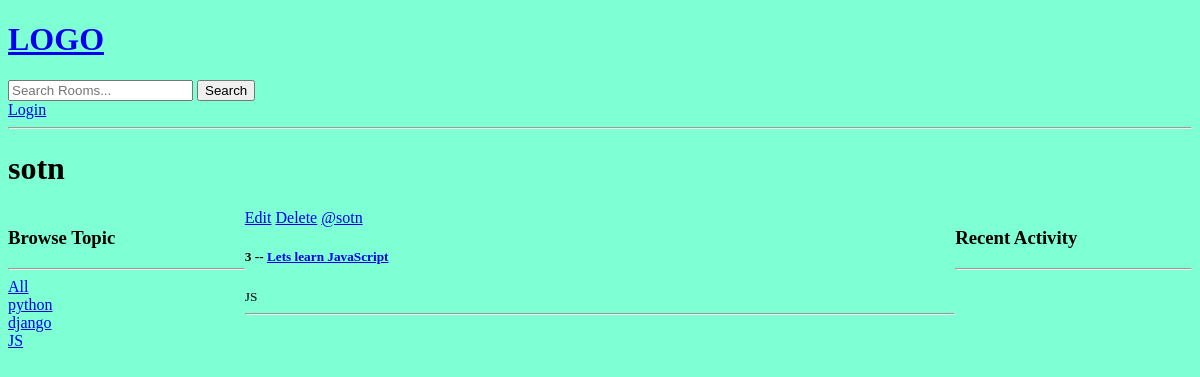
The app's page /profile/3, older data.
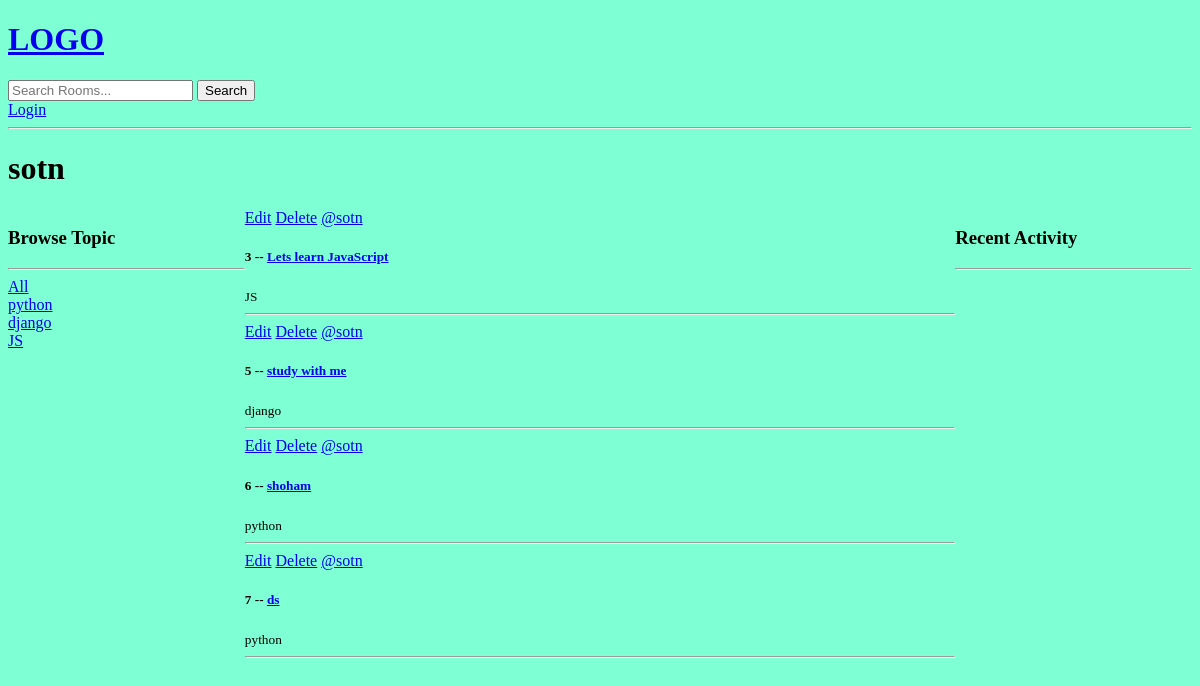
The same page, newer data.
### base/models.py (models this page shows, shortened)
class Topic(models.Model):
    name = models.CharField(max_length=200)

class Room(models.Model):
    host = models.ForeignKey(User, on_delete=models.SET_NULL, null=True)
    topic = models.ForeignKey(Topic, on_delete=models.SET_NULL, null=True)
    name = models.CharField(max_length=200)
    description = models.TextField(null=True, blank=True)
    participants = models.ManyToManyField(User, related_name='participants', blank=True)
    updated = models.DateTimeField(auto_now=True)
    created = models.DateTimeField(auto_now_add=True)
    class Mata:
        ordering = ['-updated', '-created']

### base/views.py (the view)
# urls.py: path('profile/<str:pk>', views.userProfile, name="user-profile"),
def userProfile(request, pk):
    user = User.objects.get(id=pk)
    rooms = user.room_set.all()
    room_messages = user.massage_set.all()
    topics = Topic.objects.all()
    context = {'user': user, 'rooms': rooms,
               'room_messages': room_messages, 'topics': topics}
    return render(request, 'base/profile.html', context)

### base/templates/base/profile.html (shortened to what this page needs)
{% extends 'main.html' %}
{% block content %}
    <h1>{{ user.username }}</h1>
    <div class="profile-container">
        <div>
            {% include 'base/topics_component.html' %}
        </div>
        <div>
            {% include 'base/feed_component.html' %}
        </div>
         <div>
            {% include 'base/activity_component.html' %}
        </div>
    </div>
{% endblock content %}

### templates/main.html (shortened to what this page needs)
<!DOCTYPE html>
{% load static %}
<html>
<head>
    <link rel="stylesheet" type="text/css" media="screen" href="{% static 'styles/main.css' %}">
</head>
<body>
{% include 'navbar.html' %}
{% block content %}
{% endblock %}
</body>
</html>

### templates/navbar.html
<a href="/">
    <h1>LOGO</h1>
</a>
<form method="get" action="{% url 'home' %}">
    <input type="text" name="q" placeholder="Search Rooms...">
    <button type="submit">Search</button>
</form>
{% if request.user.is_authenticated %}
    <p>Hello, {{ request.user.username }}!</p>
    <a href="{% url 'logout' %}">Logout</a>
{% else %}
    <a href="{% url 'login' %}">Login</a>
{% endif %}
<hr>

### base/templates/base/topics_component.html
<div>
    <h3>Browse Topic</h3>
    <hr>
    <div>
        <a href="{% url 'home' %}">All</a>
    </div>
    {% for topic in topics %}
        <div>
            <a href="{% url 'home' %}?q={{ topic.name }}">{{ topic.name }}</a>
        </div>
    {% endfor %}
</div>

### base/templates/base/feed_component.html
<div>
    {% for room in rooms %}
        <div>
            {% if room.host == user %}
                <a href="{% url 'update-room' room.id %}">Edit</a>
                <a href="{% url 'delete-room' room.id %}">Delete</a>
            <a href="{% url 'user-profile' room.host.id %}">@{{ room.host.username }}</a>
            <h5>{{ room.id }} -- <a href="{% url 'room' room.id %}">{{ room.name }}</a></h5>
            <small>{{ room.topic.name }}</small>
            <hr>
        {% endif %}
        </div>
    {% endfor %}
</div>

### base/templates/base/activity_component.html (shortened to what this page needs)
<h3>Recent Activity</h3>
<hr>

### static/styles/main.css (style rules this page uses)
body { background-color: aquamarine; }

### base/templates/base/profile.html (style rules this page uses)
.profile-container { display: grid; grid-template-columns: 1fr 3fr 1fr; }

Row changes from the older to the newer data that the page shows:
added Room: host.username "sotn", id "5", name "study with me", topic.name "django"
added Room: host.username "sotn", id "6", name "shoham", topic.name "python"
added Room: host.username "sotn", id "7", name "ds", topic.name "python"
